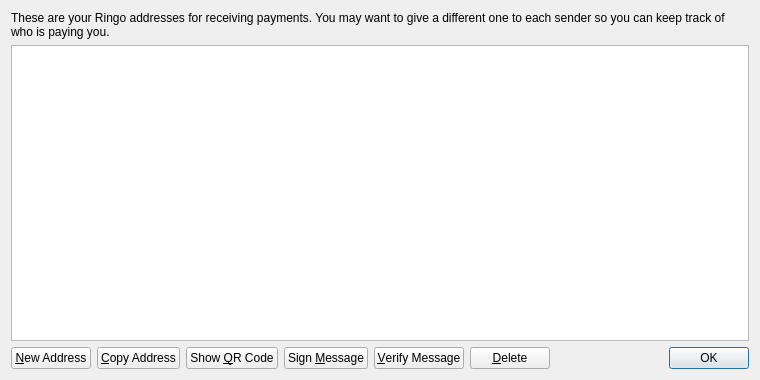
<?xml version="1.0" encoding="UTF-8"?>
<ui version="4.0">
 <class>AddressBookPage</class>
 <widget class="QWidget" name="AddressBookPage">
  <property name="geometry">
   <rect>
    <x>0</x>
    <y>0</y>
    <width>760</width>
    <height>380</height>
   </rect>
  </property>
  <property name="windowTitle">
   <string>Address Book</string>
  </property>
  <layout class="QVBoxLayout" name="verticalLayout">
   <item>
    <widget class="QLabel" name="labelExplanation">
     <property name="text">
      <string>These are your Ringo addresses for receiving payments. You may want to give a different one to each sender so you can keep track of who is paying you.</string>
     </property>
     <property name="textFormat">
      <enum>Qt::PlainText</enum>
     </property>
     <property name="wordWrap">
      <bool>true</bool>
     </property>
    </widget>
   </item>
   <item>
    <widget class="QTableView" name="tableView">
     <property name="contextMenuPolicy">
      <enum>Qt::CustomContextMenu</enum>
     </property>
     <property name="toolTip">
      <string>Double-click to edit address or label</string>
     </property>
     <property name="tabKeyNavigation">
      <bool>false</bool>
     </property>
     <property name="alternatingRowColors">
      <bool>true</bool>
     </property>
     <property name="selectionMode">
      <enum>QAbstractItemView::SingleSelection</enum>
     </property>
     <property name="selectionBehavior">
      <enum>QAbstractItemView::SelectRows</enum>
     </property>
     <property name="sortingEnabled">
      <bool>true</bool>
     </property>
     <attribute name="verticalHeaderVisible">
      <bool>false</bool>
     </attribute>
    </widget>
   </item>
   <item>
    <layout class="QHBoxLayout" name="horizontalLayout">
     <item>
      <widget class="QPushButton" name="newAddressButton">
       <property name="toolTip">
        <string>Create a new address</string>
       </property>
       <property name="text">
        <string>&amp;New Address</string>
       </property>
       <property name="icon">
        <iconset resource="../bitcoin.qrc">
         <normaloff>:/icons/add</normaloff>:/icons/add</iconset>
       </property>
      </widget>
     </item>
     <item>
      <widget class="QPushButton" name="copyToClipboard">
       <property name="toolTip">
        <string>Copy the currently selected address to the system clipboard</string>
       </property>
       <property name="text">
        <string>&amp;Copy Address</string>
       </property>
       <property name="icon">
        <iconset resource="../bitcoin.qrc">
         <normaloff>:/icons/editcopy</normaloff>:/icons/editcopy</iconset>
       </property>
      </widget>
     </item>
     <item>
      <widget class="QPushButton" name="showQRCode">
       <property name="text">
        <string>Show &amp;QR Code</string>
       </property>
       <property name="icon">
        <iconset resource="../bitcoin.qrc">
         <normaloff>:/icons/qrcode</normaloff>:/icons/qrcode</iconset>
       </property>
      </widget>
     </item>
     <item>
      <widget class="QPushButton" name="signMessage">
       <property name="toolTip">
        <string>Sign a message to prove you own a Ringo address</string>
       </property>
       <property name="text">
        <string>Sign &amp;Message</string>
       </property>
       <property name="icon">
        <iconset resource="../bitcoin.qrc">
         <normaloff>:/icons/edit</normaloff>:/icons/edit</iconset>
       </property>
      </widget>
     </item>
     <item>
      <widget class="QPushButton" name="verifyMessage">
       <property name="toolTip">
        <string>Verify a message to ensure it was signed with a specified Ringo address</string>
       </property>
       <property name="text">
        <string>&amp;Verify Message</string>
       </property>
       <property name="icon">
        <iconset resource="../bitcoin.qrc">
         <normaloff>:/icons/transaction_0</normaloff>:/icons/transaction_0</iconset>
       </property>
      </widget>
     </item>
     <item>
      <widget class="QPushButton" name="deleteButton">
       <property name="toolTip">
        <string>Delete the currently selected address from the list</string>
       </property>
       <property name="text">
        <string>&amp;Delete</string>
       </property>
       <property name="icon">
        <iconset resource="../bitcoin.qrc">
         <normaloff>:/icons/remove</normaloff>:/icons/remove</iconset>
       </property>
      </widget>
     </item>
     <item>
      <spacer name="horizontalSpacer">
       <property name="orientation">
        <enum>Qt::Horizontal</enum>
       </property>
       <property name="sizeHint" stdset="0">
        <size>
         <width>40</width>
         <height>20</height>
        </size>
       </property>
      </spacer>
     </item>
     <item>
      <widget class="QDialogButtonBox" name="buttonBox">
       <property name="sizePolicy">
        <sizepolicy hsizetype="Maximum" vsizetype="Fixed">
         <horstretch>0</horstretch>
         <verstretch>0</verstretch>
        </sizepolicy>
       </property>
       <property name="standardButtons">
        <set>QDialogButtonBox::Ok</set>
       </property>
      </widget>
     </item>
    </layout>
   </item>
  </layout>
 </widget>
 <resources>
  <include location="../bitcoin.qrc"/>
 </resources>
 <connections/>
</ui>
